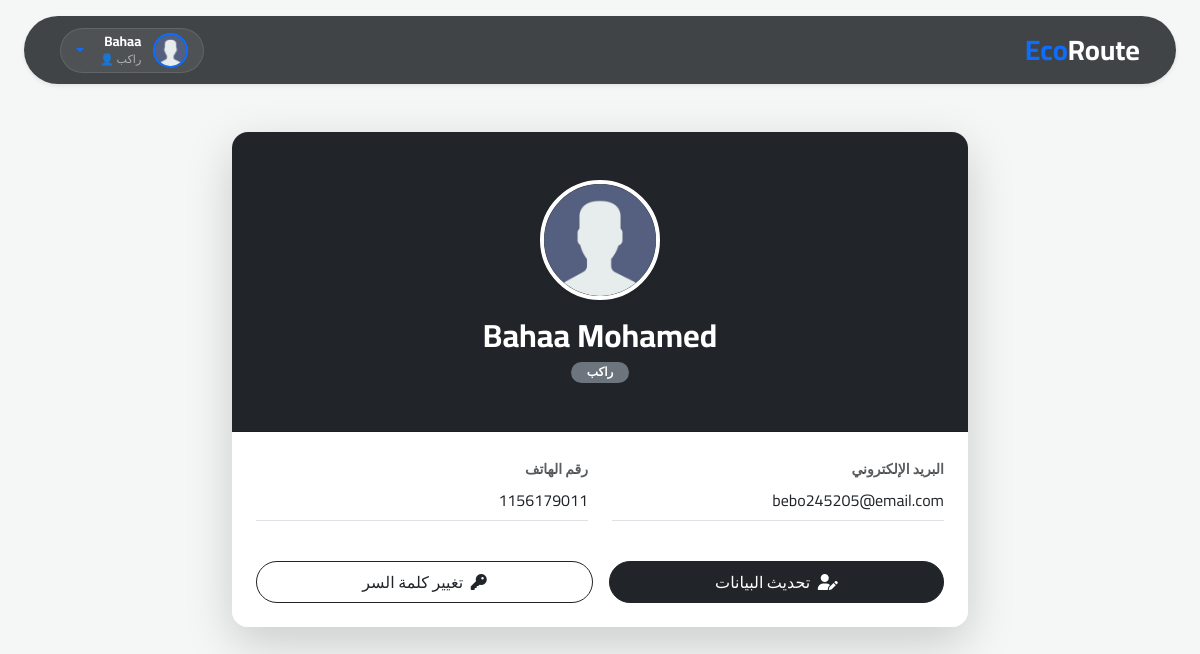
/Profile (signed in), run on an earlier commit of the app's database.
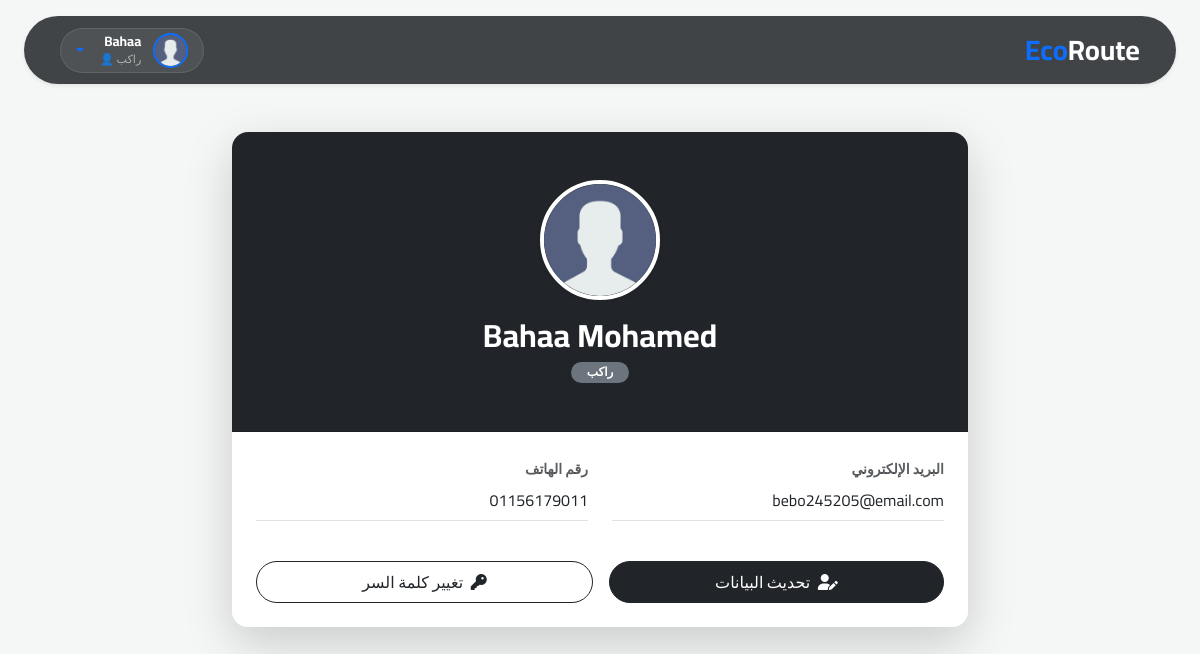
And on a later commit of the database.
### flask_app/models.py (models this page shows, shortened)
class User(db.Model, UserMixin):
    user_id = db.Column(db.Integer, primary_key=True, autoincrement=True)
    image = db.Column(db.String(120), unique=False, nullable=False, default="user.png")
    first_name = db.Column(db.String(120), unique=False, nullable=False)
    last_name = db.Column(db.String(120), unique=False, nullable=False)
    email = db.Column(db.String(120), unique=True, nullable=False)
    phone = db.Column(db.String(120), unique=True, nullable=False)
    type_user = db.Column(db.String(120), unique=False, nullable=False)
    password = db.Column(db.String(60), nullable=False)
    Cars = db.relationship("Car", backref="author", lazy=True)
    Trips = db.relationship("Trip", backref="Trip_user", lazy=True)
    trips_booked = db.relationship("Bookings", backref="passenger", lazy=True)

### flask_app/User/routes.py (the view)
@user_routes.route("/Profile", methods=["GET", "POST"])
@login_required
def profile():
    car = Car.query.filter_by(user_id=current_user.user_id).all()
    return render_template("user/Profile.html", cars=car)

### flask_app/models.py (called while the page is built)
@login_manager.user_loader
def load_user(user_id):
    return User.query.get(int(user_id))

### flask_app/templates/user/Profile.html (shortened to what this page needs)
{% extends 'layout.html' %}
{% block content %}
<div class="row justify-content-center mt-5">
    <div class="col-md-10 col-lg-8">
        <div class="card shadow-lg border-0 rounded-4 overflow-hidden">
            <div class="card-header bg-dark text-white text-center py-5">
                <div class="mb-3">
                    <img src="{{ url_for('static', filename='images/profile/' + current_user.image) }}"
                         class="rounded-circle border border-4 border-white shadow-sm"
                         style="width: 120px; height: 120px; object-fit: cover;"
                         alt="صورة الملف الشخصي">
                </div>
                <h2 class="fw-bold mb-1">{{ current_user.first_name }} {{ current_user.last_name }}</h2>
                <span class="badge rounded-pill bg-secondary px-3">{{ 'سائق' if current_user.type_user == 'Riders' else 'راكب' }}</span>
            </div>
            <div class="card-body p-4 bg-white">
                <div class="row g-4 mb-4">
                    <div class="col-md-6">
                        <label class="form-label text-muted small fw-bold">البريد الإلكتروني</label>
                        <p class="border-bottom pb-2 text-dark">{{ current_user.email }}</p>
                    </div>
                    <div class="col-md-6">
                        <label class="form-label text-muted small fw-bold">رقم الهاتف</label>
                        <p class="border-bottom pb-2 text-dark">{{ current_user.phone or 'غير مسجل' }}</p>
                    </div>
                </div>
                <div class="d-flex gap-3">
                    <a href="{{ url_for('user_routes.UpdateProfile') }}" class="btn btn-dark rounded-pill flex-grow-1 py-2">
                        <i class="fas fa-user-edit me-1"></i> تحديث البيانات
                    </a>
                    <a href="{{ url_for('user_routes.ChangePassword') }}" class="btn btn-outline-dark rounded-pill flex-grow-1 py-2">
                        <i class="fas fa-key me-1"></i> تغيير كلمة السر
                    </a>
                </div>
            </div>
        </div>
    </div>
</div>
{% endblock %}

### flask_app/templates/layout.html (shortened to what this page needs)
<!DOCTYPE html>
<html lang="ar" dir="rtl">
<head>
    <link href="https://cdn.jsdelivr.net/npm/bootstrap@5.3.3/dist/css/bootstrap.rtl.min.css" rel="stylesheet">
    <link rel="stylesheet" href="https://cdnjs.cloudflare.com/ajax/libs/font-awesome/6.4.0/css/all.min.css">
</head>
<body>
    <nav class="navbar navbar-expand-lg navbar-dark shadow-sm mt-lg-3 mx-lg-4 rounded-pill-lg sticky-top px-4 py-2"
        style='border-radius: 35px;
'>
        <div class="container-fluid">
            <a class="navbar-brand fw-bold fs-3" href="/">
                <span class="text-primary">Eco</span>Route
            </a>
            <div class="collapse navbar-collapse" id="mainNav">
                <ul class="navbar-nav ms-auto align-items-center gap-2">
                    {% if current_user.is_authenticated %}
                    <li class="nav-item dropdown">
                        <a class="dropdown-toggle rounded-pill user-widget text-decoration-none" href="#" id="userMenu"
                            role="button" data-bs-toggle="dropdown" aria-expanded="false">
                            <img src="{{ url_for('static', filename='images/profile/' + current_user.image) }}"
                                class="rounded-circle border border-2 border-primary"
                                style="width: 35px; height: 35px; object-fit: cover;" alt="Profile">
                            <div class="d-none d-lg-block user-info-text">
                                <span class="user-name">{{ current_user.first_name | capitalize }}</span>
                                <span class="user-role">
                                    {{ 'سائق 🚗' if current_user.type_user == 'Riders' else 'راكب 👤' }}
                                </span>
                            </div>
                        </a>
                    </li>
                    {% endif %}
                </ul>
            </div>
        </div>
    </nav>
    <main class="container my-4 fade-in-up">
        {% block content %}{% endblock %}
    </main>
</body>
</html>

### flask_app/templates/layout.html (style rules this page uses)
:root { --primary-color: #0d6efd; --dark-bg: #1a1d20; --glass-bg: rgba(33, 37, 41, 0.85); }
body { font-family: 'Cairo', sans-serif; background-color: #f4f7f6; color: #333; }
.navbar { background: var(--glass-bg) !important; backdrop-filter: blur(10px); -webkit-backdrop-filter: blur(10px); transition: all 0.4s ease; }
.user-widget { background: rgba(255, 255, 255, 0.08); border: 1px solid rgba(255, 255, 255, 0.1) !important; padding: 4px 15px !important; display: flex; align-items: center; gap: 12px; transition: 0.3s; }
.user-info-text { line-height: 1.1; }
.user-name { color: #fff; font-size: 0.85rem; font-weight: 700; display: block; }
.user-role { color: #b0b0b0; font-size: 0.7rem; }
.fade-in-up { animation: fadeInUp 0.5s ease-out forwards; }

What changed in the data, as far as the page shows it:
changed User "Bahaa": phone "1156179011" → "01156179011"
